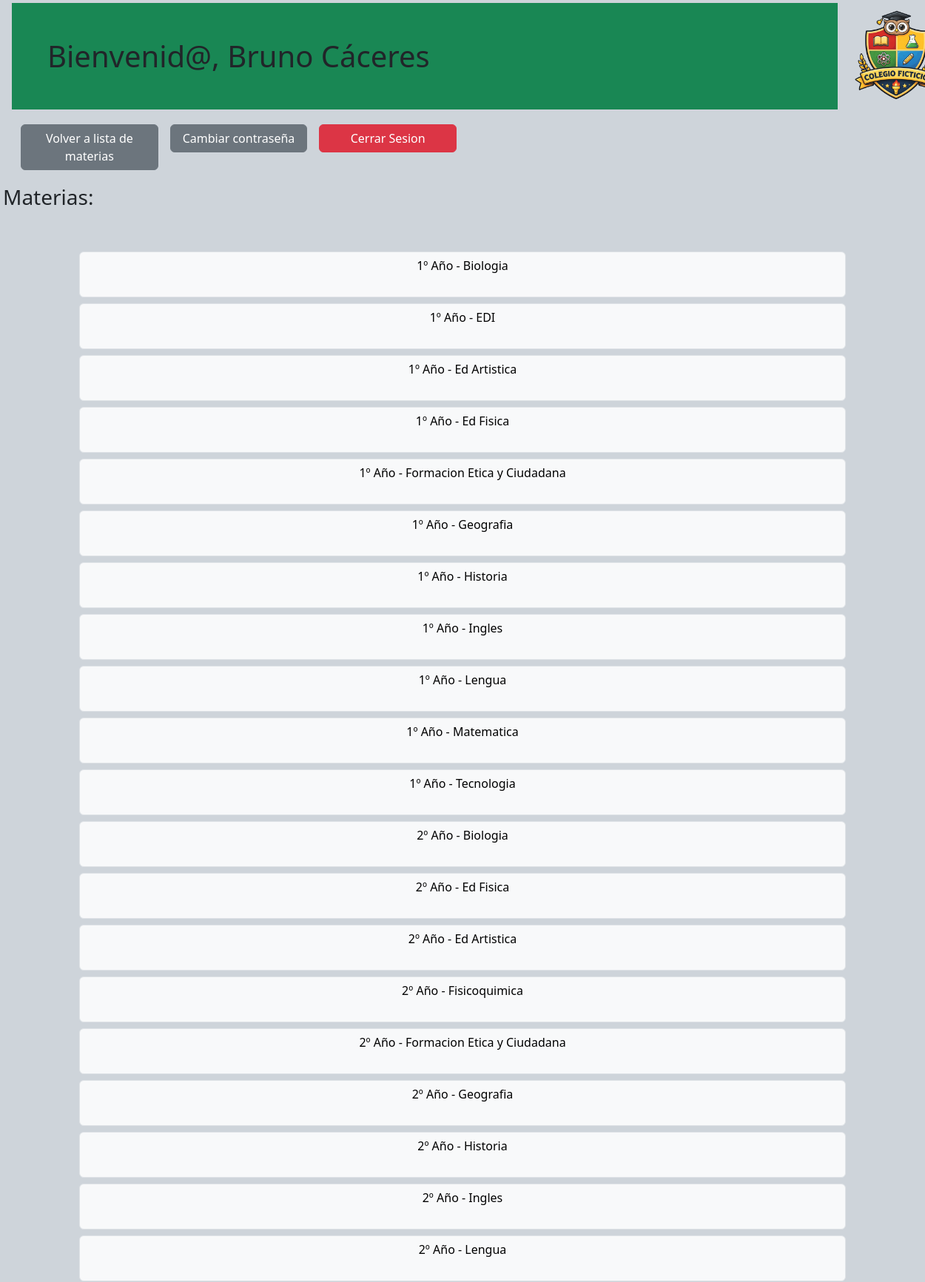
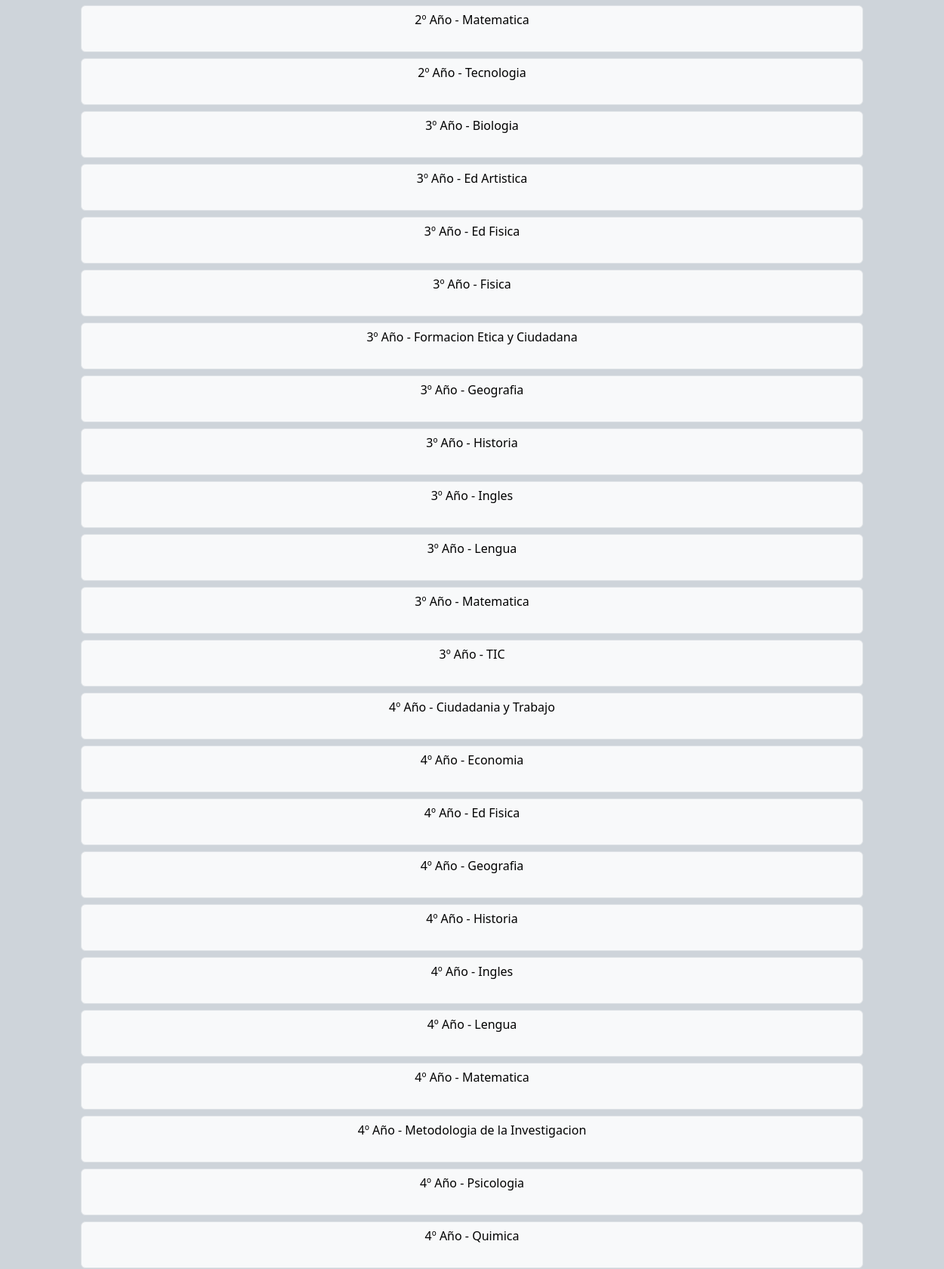
Page /vistas/seleccion_materia_tutores.php (signed in, upper part) on the committed database (2 pictures, top to bottom).
### tables this page shows
CREATE TABLE `materias` (
  `id_materia` int(11) NOT NULL,
  `nombre_materia` varchar(100) NOT NULL,
  `id_profesor` int(11) NOT NULL,
  `ano_materia` int(11) NOT NULL
);

### vistas/seleccion_materia_tutores.php (the view, shortened to what this page needs)
<!DOCTYPE html>
<html lang="en">
<head>
    <link href="https://cdn.jsdelivr.net/npm/bootstrap@5.3.8/dist/css/bootstrap.min.css" rel="stylesheet">
</head>
<body class="bg-dark-subtle">
<?php
include "../includes/header_tutores.php"
?>
<h3 class="h3 m-1">Materias:</h3>
<div class="container">
    <div class="container-fluid  p-5">
        <?php
            $consulta_materias = "select * from materias";
            $resultado_materias = mysqli_query($conexion, $consulta_materias);
            while($fila = $resultado_materias -> fetch_array()){
                $nombre_materia = $fila['nombre_materia'];
                $ano_materia = $fila['ano_materia'];
                $id_materia = $fila['id_materia'];
        ?>
        <div class="row">
            <a class="col m-12 btn btn btn-light border 2px dark m-1" href="planilla_materia.php
                ?id_materia=<?= $id_materia ?>
                &nombre_materia=<?= urlencode($nombre_materia)?>
                &ano_materia=<?= urlencode($ano_materia)?>"
            ><?php echo $ano_materia . "º Año - " . $nombre_materia ?> <br><br></a>
        </div>
        <?php
            }
        ?>
    </div>
</div>
</body>
</html>

### rows in the picture
materias: ano_materia "1", nombre_materia "Biologia"
materias: ano_materia "1", nombre_materia "EDI"
materias: ano_materia "1", nombre_materia "Ed Artistica"
materias: ano_materia "1", nombre_materia "Ed Fisica"
materias: ano_materia "1", nombre_materia "Formacion Etica y Ciudadana"
materias: ano_materia "1", nombre_materia "Geografia"
materias: ano_materia "1", nombre_materia "Historia"
materias: ano_materia "1", nombre_materia "Ingles"
materias: ano_materia "1", nombre_materia "Lengua"
materias: ano_materia "1", nombre_materia "Matematica"
materias: ano_materia "1", nombre_materia "Tecnologia"
materias: ano_materia "2", nombre_materia "Biologia"
materias: ano_materia "2", nombre_materia "Ed Fisica"
materias: ano_materia "2", nombre_materia "Ed Artistica"
materias: ano_materia "2", nombre_materia "Fisicoquimica"
materias: ano_materia "2", nombre_materia "Formacion Etica y Ciudadana"
materias: ano_materia "2", nombre_materia "Geografia"
materias: ano_materia "2", nombre_materia "Historia"
materias: ano_materia "2", nombre_materia "Ingles"
materias: ano_materia "2", nombre_materia "Lengua"
materias: ano_materia "2", nombre_materia "Matematica"
materias: ano_materia "2", nombre_materia "Tecnologia"
materias: ano_materia "3", nombre_materia "Biologia"
materias: ano_materia "3", nombre_materia "Ed Artistica"
materias: ano_materia "3", nombre_materia "Ed Fisica"
materias: ano_materia "3", nombre_materia "Fisica"
materias: ano_materia "3", nombre_materia "Formacion Etica y Ciudadana"
materias: ano_materia "3", nombre_materia "Geografia"
materias: ano_materia "3", nombre_materia "Historia"
materias: ano_materia "3", nombre_materia "Ingles"
materias: ano_materia "3", nombre_materia "Lengua"
materias: ano_materia "3", nombre_materia "Matematica"
materias: ano_materia "3", nombre_materia "TIC"
materias: ano_materia "4", nombre_materia "Ciudadania y Trabajo"
materias: ano_materia "4", nombre_materia "Economia"
materias: ano_materia "4", nombre_materia "Ed Fisica"
materias: ano_materia "4", nombre_materia "Geografia"
materias: ano_materia "4", nombre_materia "Historia"
materias: ano_materia "4", nombre_materia "Ingles"
materias: ano_materia "4", nombre_materia "Lengua"
materias: ano_materia "4", nombre_materia "Matematica"
materias: ano_materia "4", nombre_materia "Metodologia de la Investigacion"
materias: ano_materia "4", nombre_materia "Psicologia"
materias: ano_materia "4", nombre_materia "Quimica"

### other values in the picture
$_SESSION["nombre"] "Bruno Cáceres"
